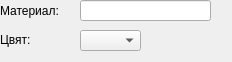
<?xml version="1.0" encoding="UTF-8"?>
<ui version="4.0">
 <class>ObturationWidget</class>
 <widget class="QWidget" name="ObturationWidget">
  <property name="geometry">
   <rect>
    <x>0</x>
    <y>0</y>
    <width>232</width>
    <height>62</height>
   </rect>
  </property>
  <property name="windowTitle">
   <string>ObturationWidget</string>
  </property>
  <widget class="LineEdit" name="materialEdit">
   <property name="geometry">
    <rect>
     <x>80</x>
     <y>0</y>
     <width>131</width>
     <height>21</height>
    </rect>
   </property>
   <property name="minimumSize">
    <size>
     <width>0</width>
     <height>0</height>
    </size>
   </property>
  </widget>
  <widget class="QComboBox" name="combo_color">
   <property name="geometry">
    <rect>
     <x>80</x>
     <y>30</y>
     <width>61</width>
     <height>21</height>
    </rect>
   </property>
   <property name="sizePolicy">
    <sizepolicy hsizetype="Fixed" vsizetype="Fixed">
     <horstretch>0</horstretch>
     <verstretch>0</verstretch>
    </sizepolicy>
   </property>
   <property name="minimumSize">
    <size>
     <width>50</width>
     <height>0</height>
    </size>
   </property>
   <property name="editable">
    <bool>false</bool>
   </property>
  </widget>
  <widget class="QLabel" name="materialLabel">
   <property name="geometry">
    <rect>
     <x>0</x>
     <y>0</y>
     <width>80</width>
     <height>21</height>
    </rect>
   </property>
   <property name="minimumSize">
    <size>
     <width>80</width>
     <height>0</height>
    </size>
   </property>
   <property name="text">
    <string>Материал:</string>
   </property>
  </widget>
  <widget class="QLabel" name="label">
   <property name="geometry">
    <rect>
     <x>0</x>
     <y>30</y>
     <width>80</width>
     <height>20</height>
    </rect>
   </property>
   <property name="minimumSize">
    <size>
     <width>80</width>
     <height>0</height>
    </size>
   </property>
   <property name="text">
    <string>Цвят:</string>
   </property>
  </widget>
 </widget>
 <layoutdefault spacing="6" margin="11"/>
 <customwidgets>
  <customwidget>
   <class>LineEdit</class>
   <extends>QLineEdit</extends>
   <header location="global">View/uiComponents/qt_derived/LineEdit.h</header>
  </customwidget>
 </customwidgets>
 <resources/>
 <connections/>
</ui>
